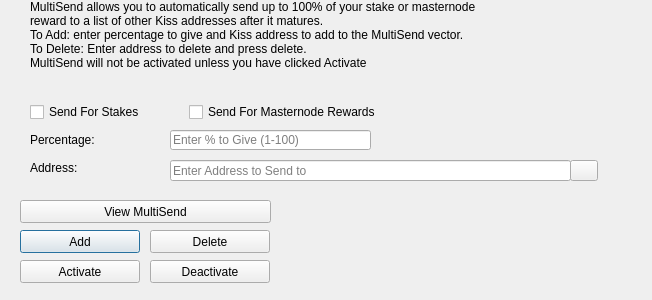
<?xml version="1.0" encoding="UTF-8"?>
<ui version="4.0">
 <class>MultiSendDialog</class>
 <widget class="QDialog" name="MultiSendDialog">
  <property name="windowModality">
   <enum>Qt::NonModal</enum>
  </property>
  <property name="geometry">
   <rect>
    <x>0</x>
    <y>0</y>
    <width>652</width>
    <height>300</height>
   </rect>
  </property>
  <property name="windowTitle">
   <string>MultiSend</string>
  </property>
  <widget class="QLineEdit" name="multiSendPercentEdit">
   <property name="geometry">
    <rect>
     <x>170</x>
     <y>130</y>
     <width>201</width>
     <height>20</height>
    </rect>
   </property>
   <property name="toolTip">
    <string>Enter whole numbers 1 - 100</string>
   </property>
   <property name="placeholderText">
    <string>Enter % to Give (1-100)</string>
   </property>
  </widget>
  <widget class="QLineEdit" name="multiSendAddressEdit">
   <property name="geometry">
    <rect>
     <x>170</x>
     <y>160</y>
     <width>401</width>
     <height>21</height>
    </rect>
   </property>
   <property name="toolTip">
    <string/>
   </property>
   <property name="placeholderText">
    <string>Enter Address to Send to</string>
   </property>
  </widget>
  <widget class="QLabel" name="label_2">
   <property name="geometry">
    <rect>
     <x>30</x>
     <y>0</y>
     <width>451</width>
     <height>121</height>
    </rect>
   </property>
   <property name="lineWidth">
    <number>1</number>
   </property>
   <property name="text">
    <string>MultiSend allows you to automatically send up to 100% of your stake or masternode reward to a list of other Kiss addresses after it matures.
To Add: enter percentage to give and Kiss address to add to the MultiSend vector.
To Delete: Enter address to delete and press delete.
MultiSend will not be activated unless you have clicked Activate</string>
   </property>
   <property name="alignment">
    <set>Qt::AlignLeading|Qt::AlignLeft|Qt::AlignTop</set>
   </property>
   <property name="wordWrap">
    <bool>true</bool>
   </property>
  </widget>
  <widget class="QLabel" name="message">
   <property name="geometry">
    <rect>
     <x>290</x>
     <y>200</y>
     <width>351</width>
     <height>91</height>
    </rect>
   </property>
   <property name="text">
    <string/>
   </property>
  </widget>
  <widget class="QPushButton" name="addButton">
   <property name="geometry">
    <rect>
     <x>20</x>
     <y>230</y>
     <width>120</width>
     <height>23</height>
    </rect>
   </property>
   <property name="toolTip">
    <string/>
   </property>
   <property name="statusTip">
    <string>Add to MultiSend Vector</string>
   </property>
   <property name="text">
    <string>Add</string>
   </property>
  </widget>
  <widget class="QPushButton" name="disableButton">
   <property name="geometry">
    <rect>
     <x>150</x>
     <y>260</y>
     <width>120</width>
     <height>23</height>
    </rect>
   </property>
   <property name="statusTip">
    <string>Deactivate MultiSend</string>
   </property>
   <property name="text">
    <string>Deactivate</string>
   </property>
  </widget>
  <widget class="QPushButton" name="addressBookButton">
   <property name="geometry">
    <rect>
     <x>570</x>
     <y>160</y>
     <width>28</width>
     <height>21</height>
    </rect>
   </property>
   <property name="toolTip">
    <string>Choose an address from the address book</string>
   </property>
   <property name="text">
    <string/>
   </property>
   <property name="icon">
    <iconset resource="../kiss.qrc">
     <normaloff>:/icons/address-book</normaloff>:/icons/address-book</iconset>
   </property>
   <property name="shortcut">
    <string>Alt+A</string>
   </property>
   <property name="autoDefault">
    <bool>false</bool>
   </property>
  </widget>
  <widget class="QLabel" name="label">
   <property name="geometry">
    <rect>
     <x>30</x>
     <y>130</y>
     <width>121</width>
     <height>20</height>
    </rect>
   </property>
   <property name="toolTip">
    <string>Percentage of stake to send</string>
   </property>
   <property name="text">
    <string>Percentage:</string>
   </property>
  </widget>
  <widget class="QLabel" name="label_5">
   <property name="geometry">
    <rect>
     <x>30</x>
     <y>160</y>
     <width>111</width>
     <height>16</height>
    </rect>
   </property>
   <property name="toolTip">
    <string>Address to send portion of stake to</string>
   </property>
   <property name="text">
    <string>Address:</string>
   </property>
  </widget>
  <widget class="QPushButton" name="deleteButton">
   <property name="geometry">
    <rect>
     <x>150</x>
     <y>230</y>
     <width>120</width>
     <height>23</height>
    </rect>
   </property>
   <property name="toolTip">
    <string/>
   </property>
   <property name="statusTip">
    <string>Delete Address From MultiSend Vector</string>
   </property>
   <property name="text">
    <string>Delete</string>
   </property>
  </widget>
  <widget class="QPushButton" name="activateButton">
   <property name="geometry">
    <rect>
     <x>20</x>
     <y>260</y>
     <width>120</width>
     <height>23</height>
    </rect>
   </property>
   <property name="statusTip">
    <string>Activate MultiSend</string>
   </property>
   <property name="text">
    <string>Activate</string>
   </property>
  </widget>
  <widget class="QPushButton" name="viewButton">
   <property name="geometry">
    <rect>
     <x>20</x>
     <y>200</y>
     <width>251</width>
     <height>23</height>
    </rect>
   </property>
   <property name="toolTip">
    <string/>
   </property>
   <property name="statusTip">
    <string>View MultiSend Vector</string>
   </property>
   <property name="text">
    <string>View MultiSend</string>
   </property>
  </widget>
  <widget class="QWidget" name="horizontalLayoutWidget">
   <property name="geometry">
    <rect>
     <x>30</x>
     <y>100</y>
     <width>351</width>
     <height>24</height>
    </rect>
   </property>
   <layout class="QHBoxLayout" name="horizontalLayout">
    <item>
     <widget class="QCheckBox" name="multiSendStakeCheckBox">
      <property name="text">
       <string>Send For Stakes</string>
      </property>
     </widget>
    </item>
    <item>
     <widget class="QCheckBox" name="multiSendMasternodeCheckBox">
      <property name="text">
       <string>Send For Masternode Rewards</string>
      </property>
     </widget>
    </item>
   </layout>
  </widget>
 </widget>
 <resources>
  <include location="../kiss.qrc"/>
 </resources>
 <connections/>
</ui>
